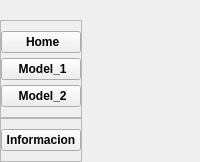
     <widget class="QFrame" name="Menu_container">
      <property name="sizePolicy">
       <sizepolicy hsizetype="Preferred" vsizetype="Preferred">
        <horstretch>0</horstretch>
        <verstretch>0</verstretch>
       </sizepolicy>
      </property>
      <property name="maximumSize">
       <size>
        <width>450</width>
        <height>16777215</height>
       </size>
      </property>
      <property name="focusPolicy">
       <enum>Qt::NoFocus</enum>
      </property>
      <property name="layoutDirection">
       <enum>Qt::LeftToRight</enum>
      </property>
      <property name="frameShape">
       <enum>QFrame::NoFrame</enum>
      </property>
      <property name="frameShadow">
       <enum>QFrame::Plain</enum>
      </property>
      <layout class="QVBoxLayout" name="verticalLayout">
       <property name="spacing">
        <number>0</number>
       </property>
       <property name="sizeConstraint">
        <enum>QLayout::SetMinimumSize</enum>
       </property>
       <property name="leftMargin">
        <number>0</number>
       </property>
       <property name="topMargin">
        <number>0</number>
       </property>
       <property name="rightMargin">
        <number>0</number>
       </property>
       <property name="bottomMargin">
        <number>0</number>
       </property>
       <item alignment="Qt::AlignLeft">
        <widget class="QFrame" name="menu_subcontainer">
         <property name="sizePolicy">
          <sizepolicy hsizetype="Preferred" vsizetype="Preferred">
           <horstretch>0</horstretch>
           <verstretch>0</verstretch>
          </sizepolicy>
         </property>
         <property name="maximumSize">
          <size>
           <width>500</width>
           <height>688</height>
          </size>
         </property>
         <property name="layoutDirection">
          <enum>Qt::LeftToRight</enum>
         </property>
         <layout class="QVBoxLayout" name="verticalLayout_2">
          <property name="spacing">
           <number>0</number>
          </property>
          <property name="leftMargin">
           <number>0</number>
          </property>
          <property name="topMargin">
           <number>0</number>
          </property>
          <property name="rightMargin">
           <number>3</number>
          </property>
          <property name="bottomMargin">
           <number>0</number>
          </property>
          <item alignment="Qt::AlignTop">
           <widget class="QFrame" name="c_b1">
            <property name="frameShape">
             <enum>QFrame::NoFrame</enum>
            </property>
            <property name="frameShadow">
             <enum>QFrame::Raised</enum>
            </property>
            <layout class="QHBoxLayout" name="horizontalLayout">
             <property name="spacing">
              <number>0</number>
             </property>
             <property name="leftMargin">
              <number>0</number>
             </property>
             <property name="topMargin">
              <number>10</number>
             </property>
             <property name="rightMargin">
              <number>0</number>
             </property>
             <property name="bottomMargin">
              <number>10</number>
             </property>
            </layout>
           </widget>
          </item>
          <item alignment="Qt::AlignTop">
           <widget class="QFrame" name="c_b2">
            <property name="frameShape">
             <enum>QFrame::StyledPanel</enum>
            </property>
            <property name="frameShadow">
             <enum>QFrame::Raised</enum>
            </property>
            <layout class="QVBoxLayout" name="verticalLayout_4">
             <property name="spacing">
              <number>5</number>
             </property>
             <property name="leftMargin">
              <number>0</number>
             </property>
             <property name="topMargin">
              <number>10</number>
             </property>
             <property name="rightMargin">
              <number>0</number>
             </property>
             <property name="bottomMargin">
              <number>10</number>
             </property>
             <item>
              <widget class="QPushButton" name="b_home">
               <property name="sizePolicy">
                <sizepolicy hsizetype="Preferred" vsizetype="Preferred">
                 <horstretch>0</horstretch>
                 <verstretch>0</verstretch>
                </sizepolicy>
               </property>
               <property name="maximumSize">
                <size>
                 <width>16777215</width>
                 <height>16777215</height>
                </size>
               </property>
               <property name="font">
                <font>
                 <bold>true</bold>
                </font>
               </property>
               <property name="toolTip">
                <string>Home</string>
               </property>
               <property name="text">
                <string> Home</string>
               </property>
               <property name="icon">
                <iconset>
                 <normaloff>:/iconos/home.svg</normaloff>:/iconos/home.svg</iconset>
               </property>
               <property name="iconSize">
                <size>
                 <width>26</width>
                 <height>26</height>
                </size>
               </property>
               <property name="shortcut">
                <string/>
               </property>
              </widget>
             </item>
             <item>
              <widget class="QPushButton" name="b_model1">
               <property name="sizePolicy">
                <sizepolicy hsizetype="Preferred" vsizetype="Preferred">
                 <horstretch>0</horstretch>
                 <verstretch>0</verstretch>
                </sizepolicy>
               </property>
               <property name="font">
                <font>
                 <bold>true</bold>
                </font>
               </property>
               <property name="toolTip">
                <string>select model clasification</string>
               </property>
               <property name="text">
                <string> Model_1</string>
               </property>
               <property name="icon">
                <iconset>
                 <normaloff>:/iconos/minus-square.svg</normaloff>:/iconos/minus-square.svg</iconset>
               </property>
               <property name="iconSize">
                <size>
                 <width>26</width>
                 <height>26</height>
                </size>
               </property>
              </widget>
             </item>
             <item>
              <widget class="QPushButton" name="b_model2">
               <property name="enabled">
                <bool>true</bool>
               </property>
               <property name="sizePolicy">
                <sizepolicy hsizetype="Preferred" vsizetype="Preferred">
                 <horstretch>0</horstretch>
                 <verstretch>0</verstretch>
                </sizepolicy>
               </property>
               <property name="font">
                <font>
                 <bold>true</bold>
                </font>
               </property>
               <property name="toolTip">
                <string>select model detection</string>
               </property>
               <property name="text">
                <string> Model_2</string>
               </property>
               <property name="icon">
                <iconset>
                 <normaloff>:/iconos/codepen.svg</normaloff>:/iconos/codepen.svg</iconset>
               </property>
               <property name="iconSize">
                <size>
                 <width>26</width>
                 <height>26</height>
                </size>
               </property>
              </widget>
             </item>
            </layout>
           </widget>
          </item>
          <item>
           <spacer name="verticalSpacer">
            <property name="orientation">
             <enum>Qt::Vertical</enum>
            </property>
            <property name="sizeType">
             <enum>QSizePolicy::MinimumExpanding</enum>
            </property>
            <property name="sizeHint" stdset="0">
             <size>
              <width>20</width>
              <height>0</height>
             </size>
            </property>
           </spacer>
          </item>
          <item alignment="Qt::AlignTop">
           <widget class="QFrame" name="c_b3">
            <property name="frameShape">
             <enum>QFrame::StyledPanel</enum>
            </property>
            <property name="frameShadow">
             <enum>QFrame::Raised</enum>
            </property>
            <layout class="QVBoxLayout" name="verticalLayout_5">
             <property name="spacing">
              <number>5</number>
             </property>
             <property name="leftMargin">
              <number>0</number>
             </property>
             <property name="topMargin">
              <number>10</number>
             </property>
             <property name="rightMargin">
              <number>0</number>
             </property>
             <property name="bottomMargin">
              <number>10</number>
             </property>
             <item>
              <widget class="QPushButton" name="b_information">
               <property name="sizePolicy">
                <sizepolicy hsizetype="Preferred" vsizetype="Preferred">
                 <horstretch>0</horstretch>
                 <verstretch>0</verstretch>
                </sizepolicy>
               </property>
               <property name="font">
                <font>
                 <bold>true</bold>
                </font>
               </property>
               <property name="toolTip">
                <string>information GUI</string>
               </property>
               <property name="text">
                <string>Informacion</string>
               </property>
               <property name="icon">
                <iconset>
                 <normaloff>:/iconos/info.svg</normaloff>:/iconos/info.svg</iconset>
               </property>
               <property name="iconSize">
                <size>
                 <width>26</width>
                 <height>26</height>
                </size>
               </property>
              </widget>
             </item>
            </layout>
           </widget>
          </item>
         </layout>
        </widget>
       </item>
      </layout>
     </widget>
